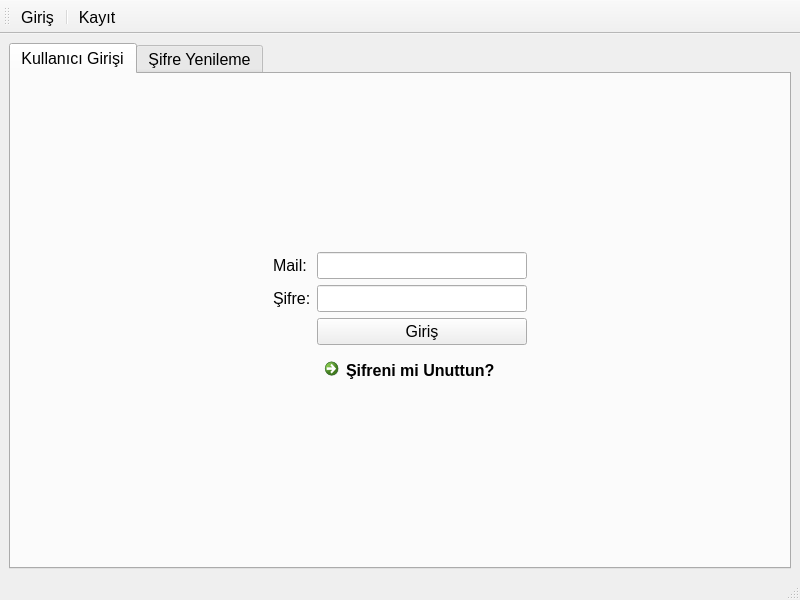
<?xml version="1.0" encoding="UTF-8"?>
<ui version="4.0">
 <class>MainWindow</class>
 <widget class="QMainWindow" name="MainWindow">
  <property name="geometry">
   <rect>
    <x>0</x>
    <y>0</y>
    <width>800</width>
    <height>600</height>
   </rect>
  </property>
  <property name="windowTitle">
   <string>AKTARSİS</string>
  </property>
  <property name="windowIcon">
   <iconset resource="aktarsis_icons.qrc">
    <normaloff>:/icons/aktarsis_ikonlar/aktarsis_logo.png</normaloff>:/icons/aktarsis_ikonlar/aktarsis_logo.png</iconset>
  </property>
  <widget class="QWidget" name="centralwidget">
   <layout class="QHBoxLayout" name="horizontalLayout">
    <item>
     <widget class="QTabWidget" name="tabWidget">
      <property name="font">
       <font>
        <pointsize>12</pointsize>
       </font>
      </property>
      <property name="currentIndex">
       <number>0</number>
      </property>
      <widget class="QWidget" name="tab">
       <attribute name="icon">
        <iconset resource="aktarsis_icons.qrc">
         <normaloff>:/icons/aktarsis_ikonlar/contacts-256.png</normaloff>:/icons/aktarsis_ikonlar/contacts-256.png</iconset>
       </attribute>
       <attribute name="title">
        <string>Kullanıcı Girişi</string>
       </attribute>
       <layout class="QGridLayout" name="gridLayout_2">
        <item row="1" column="2">
         <spacer name="horizontalSpacer">
          <property name="orientation">
           <enum>Qt::Horizontal</enum>
          </property>
          <property name="sizeHint" stdset="0">
           <size>
            <width>40</width>
            <height>20</height>
           </size>
          </property>
         </spacer>
        </item>
        <item row="1" column="1">
         <layout class="QGridLayout" name="gridLayout">
          <item row="4" column="2">
           <widget class="QCommandLinkButton" name="commandLinkButton">
            <property name="text">
             <string>Şifreni mi Unuttun?</string>
            </property>
           </widget>
          </item>
          <item row="3" column="2">
           <widget class="QPushButton" name="pushButton">
            <property name="text">
             <string>Giriş</string>
            </property>
           </widget>
          </item>
          <item row="0" column="2">
           <widget class="QLabel" name="label_5">
            <property name="text">
             <string/>
            </property>
            <property name="pixmap">
             <pixmap resource="aktarsis_icons.qrc">:/icons/aktarsis_ikonlar/aktarsis_logo_yazili.png</pixmap>
            </property>
           </widget>
          </item>
          <item row="2" column="2">
           <widget class="QLineEdit" name="lineEdit_2"/>
          </item>
          <item row="5" column="1">
           <widget class="QLabel" name="label_3">
            <property name="text">
             <string/>
            </property>
           </widget>
          </item>
          <item row="5" column="2">
           <widget class="QLabel" name="label_4">
            <property name="text">
             <string/>
            </property>
           </widget>
          </item>
          <item row="2" column="1">
           <widget class="QLabel" name="label_2">
            <property name="text">
             <string>Şifre:</string>
            </property>
           </widget>
          </item>
          <item row="1" column="2">
           <widget class="QLineEdit" name="lineEdit"/>
          </item>
          <item row="1" column="1">
           <widget class="QLabel" name="label">
            <property name="text">
             <string>Mail:</string>
            </property>
           </widget>
          </item>
         </layout>
        </item>
        <item row="1" column="0">
         <spacer name="horizontalSpacer_2">
          <property name="orientation">
           <enum>Qt::Horizontal</enum>
          </property>
          <property name="sizeHint" stdset="0">
           <size>
            <width>40</width>
            <height>20</height>
           </size>
          </property>
         </spacer>
        </item>
        <item row="2" column="1">
         <spacer name="verticalSpacer">
          <property name="orientation">
           <enum>Qt::Vertical</enum>
          </property>
          <property name="sizeHint" stdset="0">
           <size>
            <width>20</width>
            <height>40</height>
           </size>
          </property>
         </spacer>
        </item>
        <item row="0" column="1">
         <spacer name="verticalSpacer_2">
          <property name="orientation">
           <enum>Qt::Vertical</enum>
          </property>
          <property name="sizeHint" stdset="0">
           <size>
            <width>20</width>
            <height>40</height>
           </size>
          </property>
         </spacer>
        </item>
       </layout>
      </widget>
      <widget class="QWidget" name="tab_2">
       <attribute name="icon">
        <iconset resource="aktarsis_icons.qrc">
         <normaloff>:/icons/aktarsis_ikonlar/change-user-256.png</normaloff>:/icons/aktarsis_ikonlar/change-user-256.png</iconset>
       </attribute>
       <attribute name="title">
        <string>Şifre Yenileme</string>
       </attribute>
       <layout class="QHBoxLayout" name="horizontalLayout_2">
        <item>
         <spacer name="horizontalSpacer_3">
          <property name="orientation">
           <enum>Qt::Horizontal</enum>
          </property>
          <property name="sizeHint" stdset="0">
           <size>
            <width>40</width>
            <height>20</height>
           </size>
          </property>
         </spacer>
        </item>
        <item>
         <layout class="QGridLayout" name="gridLayout_3">
          <item row="3" column="1">
           <widget class="QLineEdit" name="lineEdit_4"/>
          </item>
          <item row="6" column="1">
           <widget class="QLineEdit" name="lineEdit_7"/>
          </item>
          <item row="3" column="0">
           <widget class="QLabel" name="label_7">
            <property name="text">
             <string>Soyad:</string>
            </property>
           </widget>
          </item>
          <item row="4" column="0">
           <widget class="QLabel" name="label_8">
            <property name="text">
             <string>Mail:</string>
            </property>
           </widget>
          </item>
          <item row="6" column="0">
           <widget class="QLabel" name="label_10">
            <property name="text">
             <string>Yeni Şifre (Tekrar):</string>
            </property>
           </widget>
          </item>
          <item row="5" column="0">
           <widget class="QLabel" name="label_9">
            <property name="text">
             <string>Yeni Şifre:</string>
            </property>
           </widget>
          </item>
          <item row="4" column="1">
           <widget class="QLineEdit" name="lineEdit_5"/>
          </item>
          <item row="7" column="1">
           <widget class="QPushButton" name="pushButton_2">
            <property name="text">
             <string>Şifreyi Yenile</string>
            </property>
           </widget>
          </item>
          <item row="8" column="0">
           <widget class="QLabel" name="label_11">
            <property name="text">
             <string/>
            </property>
           </widget>
          </item>
          <item row="8" column="1">
           <widget class="QLabel" name="label_12">
            <property name="text">
             <string/>
            </property>
           </widget>
          </item>
          <item row="1" column="1">
           <widget class="QLabel" name="label_13">
            <property name="text">
             <string/>
            </property>
            <property name="pixmap">
             <pixmap resource="aktarsis_icons.qrc">:/icons/aktarsis_ikonlar/change-user-256.png</pixmap>
            </property>
           </widget>
          </item>
          <item row="2" column="1">
           <widget class="QLineEdit" name="lineEdit_3"/>
          </item>
          <item row="5" column="1">
           <widget class="QLineEdit" name="lineEdit_6"/>
          </item>
          <item row="9" column="1">
           <spacer name="verticalSpacer_3">
            <property name="orientation">
             <enum>Qt::Vertical</enum>
            </property>
            <property name="sizeHint" stdset="0">
             <size>
              <width>20</width>
              <height>40</height>
             </size>
            </property>
           </spacer>
          </item>
          <item row="2" column="0">
           <widget class="QLabel" name="label_6">
            <property name="text">
             <string>Ad:</string>
            </property>
           </widget>
          </item>
          <item row="0" column="1">
           <spacer name="verticalSpacer_4">
            <property name="orientation">
             <enum>Qt::Vertical</enum>
            </property>
            <property name="sizeHint" stdset="0">
             <size>
              <width>20</width>
              <height>40</height>
             </size>
            </property>
           </spacer>
          </item>
         </layout>
        </item>
        <item>
         <spacer name="horizontalSpacer_4">
          <property name="orientation">
           <enum>Qt::Horizontal</enum>
          </property>
          <property name="sizeHint" stdset="0">
           <size>
            <width>40</width>
            <height>20</height>
           </size>
          </property>
         </spacer>
        </item>
       </layout>
      </widget>
     </widget>
    </item>
   </layout>
  </widget>
  <widget class="QStatusBar" name="statusbar"/>
  <widget class="QToolBar" name="toolBar">
   <property name="font">
    <font>
     <pointsize>12</pointsize>
    </font>
   </property>
   <property name="windowTitle">
    <string>toolBar</string>
   </property>
   <property name="toolButtonStyle">
    <enum>Qt::ToolButtonTextUnderIcon</enum>
   </property>
   <attribute name="toolBarArea">
    <enum>TopToolBarArea</enum>
   </attribute>
   <attribute name="toolBarBreak">
    <bool>false</bool>
   </attribute>
   <addaction name="actionLogin"/>
   <addaction name="separator"/>
   <addaction name="actionRegister"/>
  </widget>
  <action name="actionLogin">
   <property name="icon">
    <iconset resource="aktarsis_icons.qrc">
     <normaloff>:/icons/aktarsis_ikonlar/login-256.png</normaloff>:/icons/aktarsis_ikonlar/login-256.png</iconset>
   </property>
   <property name="text">
    <string>Giriş</string>
   </property>
   <property name="toolTip">
    <string>Kullanıcı Giriş</string>
   </property>
   <property name="font">
    <font>
     <pointsize>12</pointsize>
    </font>
   </property>
  </action>
  <action name="actionRegister">
   <property name="icon">
    <iconset resource="aktarsis_icons.qrc">
     <normaloff>:/icons/aktarsis_ikonlar/add-user-2-256.png</normaloff>:/icons/aktarsis_ikonlar/add-user-2-256.png</iconset>
   </property>
   <property name="text">
    <string>Kayıt</string>
   </property>
   <property name="toolTip">
    <string>Kullanıcı Kayıt</string>
   </property>
   <property name="font">
    <font>
     <pointsize>12</pointsize>
    </font>
   </property>
  </action>
 </widget>
 <tabstops>
  <tabstop>lineEdit</tabstop>
  <tabstop>lineEdit_2</tabstop>
  <tabstop>pushButton</tabstop>
  <tabstop>commandLinkButton</tabstop>
  <tabstop>tabWidget</tabstop>
  <tabstop>lineEdit_3</tabstop>
  <tabstop>lineEdit_4</tabstop>
  <tabstop>lineEdit_5</tabstop>
  <tabstop>lineEdit_6</tabstop>
  <tabstop>lineEdit_7</tabstop>
  <tabstop>pushButton_2</tabstop>
 </tabstops>
 <resources>
  <include location="aktarsis_icons.qrc"/>
 </resources>
 <connections/>
</ui>
